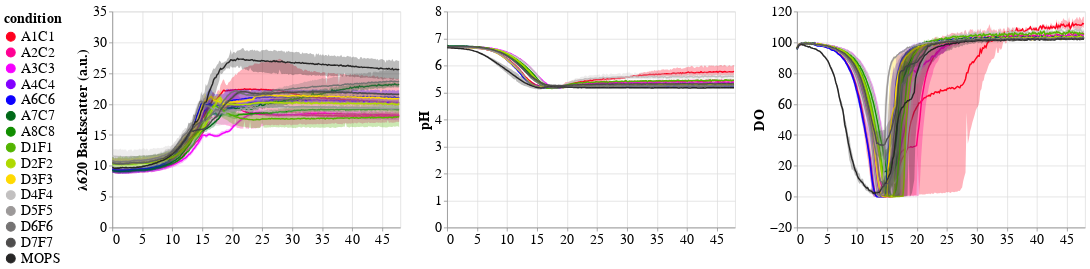

The cell this chart's notebook holds for it:
### Code cell
od=lectorfig('mean(OD600)',"\u03BB620 Backscatter (a.u.)",35,0)
ph=lectorfig('mean(pH)',"pH",8,0)
DO=lectorfig('mean(DO)',"DO",120,-20)
chart2=od|ph|DO
chart2=chart2.configure_axis(
        labelFontSize=20,
        titleFontSize=20
    ).configure_legend(
        labelFontSize=20,
        titleFontSize=20,
        symbolSize=150)
chart2#.save('ARTDBTL4-0.html')

### Figure 1 — Vega-Lite specification as saved in the notebook (floating-point values rounded to 4 significant figures; data arrays with more than 128 entries replaced by an {"elided": "..."} marker saying what was removed)
{"config": {"view": {"continuousWidth": 400, "continuousHeight": 300}, "axis": {"labelFontSize": 20, "titleFontSize": 20}, "legend": {"labelFontSize": 20, "symbolSize": 150, "titleFontSize": 20}}, "hconcat": [{"layer": [{"mark": {"type": "line", "opacity": 1}, "encoding": {"color": {"type": "nominal", "field": "condition", "legend": {"columns": 1, "orient": "left", "symbolLimit": 0}, "scale": {"range": ["#ff001e", "#ff0093", "#f600ff", "#8200ff", "#0d00ff", "#006918", "#118e00", "#53b400", "#afd900", "#ffd900", "#c2c0c0", "#9c9999", "#757373", "#4e4d4d", "#272626", "black"]}}, "x": {"type": "quantitative", "axis": {"labels": true}, "field": "Time", "scale": {"domain": [0, 48]}, "title": null}, "y": {"type": "quantitative", "aggregate": "mean", "axis": {"labels": true}, "field": "OD600", "scale": {"domain": [0, 35]}, "title": "λ620 Backscatter (a.u.)"}}}, {"mark": {"type": "errorband", "extent": "ci"}, "encoding": {"color": {"type": "nominal", "field": "condition", "legend": {"columns": 1, "orient": "left", "symbolLimit": 0}, "scale": {"range": ["#ff001e", "#ff0093", "#f600ff", "#8200ff", "#0d00ff", "#006918", "#118e00", "#53b400", "#afd900", "#ffd900", "#c2c0c0", "#9c9999", "#757373", "#4e4d4d", "#272626", "black"]}}, "x": {"type": "quantitative", "axis": {"labels": true}, "field": "Time", "scale": {"domain": [0, 48]}, "title": null}, "y": {"type": "quantitative", "aggregate": "mean", "axis": {"labels": true}, "field": "OD600", "scale": {"domain": [0, 35]}, "title": "λ620 Backscatter (a.u.)"}}}, {"layer": [{"mark": {"type": "line", "opacity": 1}, "encoding": {"color": {"type": "nominal", "field": "condition", "legend": {"columns": 1, "orient": "left", "symbolLimit": 0}, "scale": {"range": ["#ff001e", "#ff0093", "#f600ff", "#8200ff", "#0d00ff", "#006918", "#118e00", "#53b400", "#afd900", "#ffd900", "#c2c0c0", "#9c9999", "#757373", "#4e4d4d", "#272626", "black"]}}, "x": {"type": "quantitative", "axis": {"labels": true}, "field": "Time", "scale": {"domain": [0, 48]}, "title": null}, "y": {"type": "quantitative", "aggregate": "mean", "axis": {"labels": true}, "field": "OD600", "scale": {"domain": [0, 35]}, "title": "λ620 Backscatter (a.u.)"}}}, {"mark": {"type": "errorband", "extent": "ci"}, "encoding": {"color": {"type": "nominal", "field": "condition", "legend": {"columns": 1, "orient": "left", "symbolLimit": 0}, "scale": {"range": ["#ff001e", "#ff0093", "#f600ff", "#8200ff", "#0d00ff", "#006918", "#118e00", "#53b400", "#afd900", "#ffd900", "#c2c0c0", "#9c9999", "#757373", "#4e4d4d", "#272626", "black"]}}, "x": {"type": "quantitative", "axis": {"labels": true}, "field": "Time", "scale": {"domain": [0, 48]}, "title": null}, "y": {"type": "quantitative", "aggregate": "mean", "axis": {"labels": true}, "field": "OD600", "scale": {"domain": [0, 35]}, "title": "λ620 Backscatter (a.u.)"}}}], "data": {"name": "data-dc3d38b4d410666cc4406c00057bb71d"}}, {"layer": [{"mark": {"type": "line", "opacity": 1}, "encoding": {"color": {"type": "nominal", "field": "condition", "legend": {"columns": 1, "orient": "left", "symbolLimit": 0}, "scale": {"range": ["#ff001e", "#ff0093", "#f600ff", "#8200ff", "#0d00ff", "#006918", "#118e00", "#53b400", "#afd900", "#ffd900", "#c2c0c0", "#9c9999", "#757373", "#4e4d4d", "#272626", "black"]}}, "x": {"type": "quantitative", "axis": {"labels": true}, "field": "Time", "scale": {"domain": [0, 48]}, "title": null}, "y": {"type": "quantitative", "aggregate": "mean", "axis": {"labels": true}, "field": "OD600", "scale": {"domain": [0, 35]}, "title": "λ620 Backscatter (a.u.)"}}}, {"mark": {"type": "errorband", "extent": "ci"}, "encoding": {"color": {"type": "nominal", "field": "condition", "legend": {"columns": 1, "orient": "left", "symbolLimit": 0}, "scale": {"range": ["#ff001e", "#ff0093", "#f600ff", "#8200ff", "#0d00ff", "#006918", "#118e00", "#53b400", "#afd900", "#ffd900", "#c2c0c0", "#9c9999", "#757373", "#4e4d4d", "#272626", "black"]}}, "x": {"type": "quantitative", "axis": {"labels": true}, "field": "Time", "scale": {"domain": [0, 48]}, "title": null}, "y": {"type": "quantitative", "aggregate": "mean", "axis": {"labels": true}, "field": "OD600", "scale": {"domain": [0, 35]}, "title": "λ620 Backscatter (a.u.)"}}}], "data": {"name": "data-79d2126496777d6f2157b3d948f146a3"}}, {"layer": [{"mark": {"type": "line", "opacity": 1}, "encoding": {"color": {"type": "nominal", "field": "condition", "legend": {"columns": 1, "orient": "left", "symbolLimit": 0}, "scale": {"range": ["#ff001e", "#ff0093", "#f600ff", "#8200ff", "#0d00ff", "#006918", "#118e00", "#53b400", "#afd900", "#ffd900", "#c2c0c0", "#9c9999", "#757373", "#4e4d4d", "#272626", "black"]}}, "x": {"type": "quantitative", "axis": {"labels": true}, "field": "Time", "scale": {"domain": [0, 48]}, "title": null}, "y": {"type": "quantitative", "aggregate": "mean", "axis": {"labels": true}, "field": "OD600", "scale": {"domain": [0, 35]}, "title": "λ620 Backscatter (a.u.)"}}}, {"mark": {"type": "errorband", "extent": "ci"}, "encoding": {"color": {"type": "nominal", "field": "condition", "legend": {"columns": 1, "orient": "left", "symbolLimit": 0}, "scale": {"range": ["#ff001e", "#ff0093", "#f600ff", "#8200ff", "#0d00ff", "#006918", "#118e00", "#53b400", "#afd900", "#ffd900", "#c2c0c0", "#9c9999", "#757373", "#4e4d4d", "#272626", "black"]}}, "x": {"type": "quantitative", "axis": {"labels": true}, "field": "Time", "scale": {"domain": [0, 48]}, "title": null}, "y": {"type": "quantitative", "aggregate": "mean", "axis": {"labels": true}, "field": "OD600", "scale": {"domain": [0, 35]}, "title": "λ620 Backscatter (a.u.)"}}}], "data": {"name": "data-05e28876efb530e9327b5f0b7be4d29b"}}, {"layer": [{"mark": {"type": "line", "opacity": 1}, "encoding": {"color": {"type": "nominal", "field": "condition", "legend": {"columns": 1, "orient": "left", "symbolLimit": 0}, "scale": {"range": ["#ff001e", "#ff0093", "#f600ff", "#8200ff", "#0d00ff", "#006918", "#118e00", "#53b400", "#afd900", "#ffd900", "#c2c0c0", "#9c9999", "#757373", "#4e4d4d", "#272626", "black"]}}, "x": {"type": "quantitative", "axis": {"labels": true}, "field": "Time", "scale": {"domain": [0, 48]}, "title": null}, "y": {"type": "quantitative", "aggregate": "mean", "axis": {"labels": true}, "field": "OD600", "scale": {"domain": [0, 35]}, "title": "λ620 Backscatter (a.u.)"}}}, {"mark": {"type": "errorband", "extent": "ci"}, "encoding": {"color": {"type": "nominal", "field": "condition", "legend": {"columns": 1, "orient": "left", "symbolLimit": 0}, "scale": {"range": ["#ff001e", "#ff0093", "#f600ff", "#8200ff", "#0d00ff", "#006918", "#118e00", "#53b400", "#afd900", "#ffd900", "#c2c0c0", "#9c9999", "#757373", "#4e4d4d", "#272626", "black"]}}, "x": {"type": "quantitative", "axis": {"labels": true}, "field": "Time", "scale": {"domain": [0, 48]}, "title": null}, "y": {"type": "quantitative", "aggregate": "mean", "axis": {"labels": true}, "field": "OD600", "scale": {"domain": [0, 35]}, "title": "λ620 Backscatter (a.u.)"}}}], "data": {"name": "data-93443882c55992d5dae7ebc4182f18eb"}}]}, {"layer": [{"mark": {"type": "line", "opacity": 1}, "encoding": {"color": {"type": "nominal", "field": "condition", "legend": {"columns": 1, "orient": "left", "symbolLimit": 0}, "scale": {"range": ["#ff001e", "#ff0093", "#f600ff", "#8200ff", "#0d00ff", "#006918", "#118e00", "#53b400", "#afd900", "#ffd900", "#c2c0c0", "#9c9999", "#757373", "#4e4d4d", "#272626", "black"]}}, "x": {"type": "quantitative", "axis": {"labels": true}, "field": "Time", "scale": {"domain": [0, 48]}, "title": null}, "y": {"type": "quantitative", "aggregate": "mean", "axis": {"labels": true}, "field": "pH", "scale": {"domain": [0, 8]}, "title": "pH"}}}, {"mark": {"type": "errorband", "extent": "ci"}, "encoding": {"color": {"type": "nominal", "field": "condition", "legend": {"columns": 1, "orient": "left", "symbolLimit": 0}, "scale": {"range": ["#ff001e", "#ff0093", "#f600ff", "#8200ff", "#0d00ff", "#006918", "#118e00", "#53b400", "#afd900", "#ffd900", "#c2c0c0", "#9c9999", "#757373", "#4e4d4d", "#272626", "black"]}}, "x": {"type": "quantitative", "axis": {"labels": true}, "field": "Time", "scale": {"domain": [0, 48]}, "title": null}, "y": {"type": "quantitative", "aggregate": "mean", "axis": {"labels": true}, "field": "pH", "scale": {"domain": [0, 8]}, "title": "pH"}}}, {"layer": [{"mark": {"type": "line", "opacity": 1}, "encoding": {"color": {"type": "nominal", "field": "condition", "legend": {"columns": 1, "orient": "left", "symbolLimit": 0}, "scale": {"range": ["#ff001e", "#ff0093", "#f600ff", "#8200ff", "#0d00ff", "#006918", "#118e00", "#53b400", "#afd900", "#ffd900", "#c2c0c0", "#9c9999", "#757373", "#4e4d4d", "#272626", "black"]}}, "x": {"type": "quantitative", "axis": {"labels": true}, "field": "Time", "scale": {"domain": [0, 48]}, "title": null}, "y": {"type": "quantitative", "aggregate": "mean", "axis": {"labels": true}, "field": "pH", "scale": {"domain": [0, 8]}, "title": "pH"}}}, {"mark": {"type": "errorband", "extent": "ci"}, "encoding": {"color": {"type": "nominal", "field": "condition", "legend": {"columns": 1, "orient": "left", "symbolLimit": 0}, "scale": {"range": ["#ff001e", "#ff0093", "#f600ff", "#8200ff", "#0d00ff", "#006918", "#118e00", "#53b400", "#afd900", "#ffd900", "#c2c0c0", "#9c9999", "#757373", "#4e4d4d", "#272626", "black"]}}, "x": {"type": "quantitative", "axis": {"labels": true}, "field": "Time", "scale": {"domain": [0, 48]}, "title": null}, "y": {"type": "quantitative", "aggregate": "mean", "axis": {"labels": true}, "field": "pH", "scale": {"domain": [0, 8]}, "title": "pH"}}}], "data": {"name": "data-dc3d38b4d410666cc4406c00057bb71d"}}, {"layer": [{"mark": {"type": "line", "opacity": 1}, "encoding": {"color": {"type": "nominal", "field": "condition", "legend": {"columns": 1, "orient": "left", "symbolLimit": 0}, "scale": {"range": ["#ff001e", "#ff0093", "#f600ff", "#8200ff", "#0d00ff", "#006918", "#118e00", "#53b400", "#afd900", "#ffd900", "#c2c0c0", "#9c9999", "#757373", "#4e4d4d", "#272626", "black"]}}, "x": {"type": "quantitative", "axis": {"labels": true}, "field": "Time", "scale": {"domain": [0, 48]}, "title": null}, "y": {"type": "quantitative", "aggregate": "mean", "axis": {"labels": true}, "field": "pH", "scale": {"domain": [0, 8]}, "title": "pH"}}}, {"mark": {"type": "errorband", "extent": "ci"}, "encoding": {"color": {"type": "nominal", "field": "condition", "legend": {"columns": 1, "orient": "left", "symbolLimit": 0}, "scale": {"range": ["#ff001e", "#ff0093", "#f600ff", "#8200ff", "#0d00ff", "#006918", "#118e00", "#53b400", "#afd900", "#ffd900", "#c2c0c0", "#9c9999", "#757373", "#4e4d4d", "#272626", "black"]}}, "x": {"type": "quantitative", "axis": {"labels": true}, "field": "Time", "scale": {"domain": [0, 48]}, "title": null}, "y": {"type": "quantitative", "aggregate": "mean", "axis": {"labels": true}, "field": "pH", "scale": {"domain": [0, 8]}, "title": "pH"}}}], "data": {"name": "data-79d2126496777d6f2157b3d948f146a3"}}, {"layer": [{"mark": {"type": "line", "opacity": 1}, "encoding": {"color": {"type": "nominal", "field": "condition", "legend": {"columns": 1, "orient": "left", "symbolLimit": 0}, "scale": {"range": ["#ff001e", "#ff0093", "#f600ff", "#8200ff", "#0d00ff", "#006918", "#118e00", "#53b400", "#afd900", "#ffd900", "#c2c0c0", "#9c9999", "#757373", "#4e4d4d", "#272626", "black"]}}, "x": {"type": "quantitative", "axis": {"labels": true}, "field": "Time", "scale": {"domain": [0, 48]}, "title": null}, "y": {"type": "quantitative", "aggregate": "mean", "axis": {"labels": true}, "field": "pH", "scale": {"domain": [0, 8]}, "title": "pH"}}}, {"mark": {"type": "errorband", "extent": "ci"}, "encoding": {"color": {"type": "nominal", "field": "condition", "legend": {"columns": 1, "orient": "left", "symbolLimit": 0}, "scale": {"range": ["#ff001e", "#ff0093", "#f600ff", "#8200ff", "#0d00ff", "#006918", "#118e00", "#53b400", "#afd900", "#ffd900", "#c2c0c0", "#9c9999", "#757373", "#4e4d4d", "#272626", "black"]}}, "x": {"type": "quantitative", "axis": {"labels": true}, "field": "Time", "scale": {"domain": [0, 48]}, "title": null}, "y": {"type": "quantitative", "aggregate": "mean", "axis": {"labels": true}, "field": "pH", "scale": {"domain": [0, 8]}, "title": "pH"}}}], "data": {"name": "data-05e28876efb530e9327b5f0b7be4d29b"}}, {"layer": [{"mark": {"type": "line", "opacity": 1}, "encoding": {"color": {"type": "nominal", "field": "condition", "legend": {"columns": 1, "orient": "left", "symbolLimit": 0}, "scale": {"range": ["#ff001e", "#ff0093", "#f600ff", "#8200ff", "#0d00ff", "#006918", "#118e00", "#53b400", "#afd900", "#ffd900", "#c2c0c0", "#9c9999", "#757373", "#4e4d4d", "#272626", "black"]}}, "x": {"type": "quantitative", "axis": {"labels": true}, "field": "Time", "scale": {"domain": [0, 48]}, "title": null}, "y": {"type": "quantitative", "aggregate": "mean", "axis": {"labels": true}, "field": "pH", "scale": {"domain": [0, 8]}, "title": "pH"}}}, {"mark": {"type": "errorband", "extent": "ci"}, "encoding": {"color": {"type": "nominal", "field": "condition", "legend": {"columns": 1, "orient": "left", "symbolLimit": 0}, "scale": {"range": ["#ff001e", "#ff0093", "#f600ff", "#8200ff", "#0d00ff", "#006918", "#118e00", "#53b400", "#afd900", "#ffd900", "#c2c0c0", "#9c9999", "#757373", "#4e4d4d", "#272626", "black"]}}, "x": {"type": "quantitative", "axis": {"labels": true}, "field": "Time", "scale": {"domain": [0, 48]}, "title": null}, "y": {"type": "quantitative", "aggregate": "mean", "axis": {"labels": true}, "field": "pH", "scale": {"domain": [0, 8]}, "title": "pH"}}}], "data": {"name": "data-93443882c55992d5dae7ebc4182f18eb"}}]}, {"layer": [{"mark": {"type": "line", "opacity": 1}, "encoding": {"color": {"type": "nominal", "field": "condition", "legend": {"columns": 1, "orient": "left", "symbolLimit": 0}, "scale": {"range": ["#ff001e", "#ff0093", "#f600ff", "#8200ff", "#0d00ff", "#006918", "#118e00", "#53b400", "#afd900", "#ffd900", "#c2c0c0", "#9c9999", "#757373", "#4e4d4d", "#272626", "black"]}}, "x": {"type": "quantitative", "axis": {"labels": true}, "field": "Time", "scale": {"domain": [0, 48]}, "title": null}, "y": {"type": "quantitative", "aggregate": "mean", "axis": {"labels": true}, "field": "DO", "scale": {"domain": [-20, 120]}, "title": "DO"}}}, {"mark": {"type": "errorband", "extent": "ci"}, "encoding": {"color": {"type": "nominal", "field": "condition", "legend": {"columns": 1, "orient": "left", "symbolLimit": 0}, "scale": {"range": ["#ff001e", "#ff0093", "#f600ff", "#8200ff", "#0d00ff", "#006918", "#118e00", "#53b400", "#afd900", "#ffd900", "#c2c0c0", "#9c9999", "#757373", "#4e4d4d", "#272626", "black"]}}, "x": {"type": "quantitative", "axis": {"labels": true}, "field": "Time", "scale": {"domain": [0, 48]}, "title": null}, "y": {"type": "quantitative", "aggregate": "mean", "axis": {"labels": true}, "field": "DO", "scale": {"domain": [-20, 120]}, "title": "DO"}}}, {"layer": [{"mark": {"type": "line", "opacity": 1}, "encoding": {"color": {"type": "nominal", "field": "condition", "legend": {"columns": 1, "orient": "left", "symbolLimit": 0}, "scale": {"range": ["#ff001e", "#ff0093", "#f600ff", "#8200ff", "#0d00ff", "#006918", "#118e00", "#53b400", "#afd900", "#ffd900", "#c2c0c0", "#9c9999", "#757373", "#4e4d4d", "#272626", "black"]}}, "x": {"type": "quantitative", "axis": {"labels": true}, "field": "Time", "scale": {"domain": [0, 48]}, "title": null}, "y": {"type": "quantitative", "aggregate": "mean", "axis": {"labels": true}, "field": "DO", "scale": {"domain": [-20, 120]}, "title": "DO"}}}, {"mark": {"type": "errorband", "extent": "ci"}, "encoding": {"color": {"type": "nominal", "field": "condition", "legend": {"columns": 1, "orient": "left", "symbolLimit": 0}, "scale": {"range": ["#ff001e", "#ff0093", "#f600ff", "#8200ff", "#0d00ff", "#006918", "#118e00", "#53b400", "#afd900", "#ffd900", "#c2c0c0", "#9c9999", "#757373", "#4e4d4d", "#272626", "black"]}}, "x": {"type": "quantitative", "axis": {"labels": true}, "field": "Time", "scale": {"domain": [0, 48]}, "title": null}, "y": {"type": "quantitative", "aggregate": "mean", "axis": {"labels": true}, "field": "DO", "scale": {"domain": [-20, 120]}, "title": "DO"}}}], "data": {"name": "data-dc3d38b4d410666cc4406c00057bb71d"}}, {"layer": [{"mark": {"type": "line", "opacity": 1}, "encoding": {"color": {"type": "nominal", "field": "condition", "legend": {"columns": 1, "orient": "left", "symbolLimit": 0}, "scale": {"range": ["#ff001e", "#ff0093", "#f600ff", "#8200ff", "#0d00ff", "#006918", "#118e00", "#53b400", "#afd900", "#ffd900", "#c2c0c0", "#9c9999", "#757373", "#4e4d4d", "#272626", "black"]}}, "x": {"type": "quantitative", "axis": {"labels": true}, "field": "Time", "scale": {"domain": [0, 48]}, "title": null}, "y": {"type": "quantitative", "aggregate": "mean", "axis": {"labels": true}, "field": "DO", "scale": {"domain": [-20, 120]}, "title": "DO"}}}, {"mark": {"type": "errorband", "extent": "ci"}, "encoding": {"color": {"type": "nominal", "field": "condition", "legend": {"columns": 1, "orient": "left", "symbolLimit": 0}, "scale": {"range": ["#ff001e", "#ff0093", "#f600ff", "#8200ff", "#0d00ff", "#006918", "#118e00", "#53b400", "#afd900", "#ffd900", "#c2c0c0", "#9c9999", "#757373", "#4e4d4d", "#272626", "black"]}}, "x": {"type": "quantitative", "axis": {"labels": true}, "field": "Time", "scale": {"domain": [0, 48]}, "title": null}, "y": {"type": "quantitative", "aggregate": "mean", "axis": {"labels": true}, "field": "DO", "scale": {"domain": [-20, 120]}, "title": "DO"}}}], "data": {"name": "data-79d2126496777d6f2157b3d948f146a3"}}, {"layer": [{"mark": {"type": "line", "opacity": 1}, "encoding": {"color": {"type": "nominal", "field": "condition", "legend": {"columns": 1, "orient": "left", "symbolLimit": 0}, "scale": {"range": ["#ff001e", "#ff0093", "#f600ff", "#8200ff", "#0d00ff", "#006918", "#118e00", "#53b400", "#afd900", "#ffd900", "#c2c0c0", "#9c9999", "#757373", "#4e4d4d", "#272626", "black"]}}, "x": {"type": "quantitative", "axis": {"labels": true}, "field": "Time", "scale": {"domain": [0, 48]}, "title": null}, "y": {"type": "quantitative", "aggregate": "mean", "axis": {"labels": true}, "field": "DO", "scale": {"domain": [-20, 120]}, "title": "DO"}}}, {"mark": {"type": "errorband", "extent": "ci"}, "encoding": {"color": {"type": "nominal", "field": "condition", "legend": {"columns": 1, "orient": "left", "symbolLimit": 0}, "scale": {"range": ["#ff001e", "#ff0093", "#f600ff", "#8200ff", "#0d00ff", "#006918", "#118e00", "#53b400", "#afd900", "#ffd900", "#c2c0c0", "#9c9999", "#757373", "#4e4d4d", "#272626", "black"]}}, "x": {"type": "quantitative", "axis": {"labels": true}, "field": "Time", "scale": {"domain": [0, 48]}, "title": null}, "y": {"type": "quantitative", "aggregate": "mean", "axis": {"labels": true}, "field": "DO", "scale": {"domain": [-20, 120]}, "title": "DO"}}}], "data": {"name": "data-05e28876efb530e9327b5f0b7be4d29b"}}, {"layer": [{"mark": {"type": "line", "opacity": 1}, "encoding": {"color": {"type": "nominal", "field": "condition", "legend": {"columns": 1, "orient": "left", "symbolLimit": 0}, "scale": {"range": ["#ff001e", "#ff0093", "#f600ff", "#8200ff", "#0d00ff", "#006918", "#118e00", "#53b400", "#afd900", "#ffd900", "#c2c0c0", "#9c9999", "#757373", "#4e4d4d", "#272626", "black"]}}, "x": {"type": "quantitative", "axis": {"labels": true}, "field": "Time", "scale": {"domain": [0, 48]}, "title": null}, "y": {"type": "quantitative", "aggregate": "mean", "axis": {"labels": true}, "field": "DO", "scale": {"domain": [-20, 120]}, "title": "DO"}}}, {"mark": {"type": "errorband", "extent": "ci"}, "encoding": {"color": {"type": "nominal", "field": "condition", "legend": {"columns": 1, "orient": "left", "symbolLimit": 0}, "scale": {"range": ["#ff001e", "#ff0093", "#f600ff", "#8200ff", "#0d00ff", "#006918", "#118e00", "#53b400", "#afd900", "#ffd900", "#c2c0c0", "#9c9999", "#757373", "#4e4d4d", "#272626", "black"]}}, "x": {"type": "quantitative", "axis": {"labels": true}, "field": "Time", "scale": {"domain": [0, 48]}, "title": null}, "y": {"type": "quantitative", "aggregate": "mean", "axis": {"labels": true}, "field": "DO", "scale": {"domain": [-20, 120]}, "title": "DO"}}}], "data": {"name": "data-93443882c55992d5dae7ebc4182f18eb"}}]}], "data": {"name": "data-3dac0f4c6369e9296a95232a0ef91393"}, "$schema": "https://vega.github.io/schema/vega-lite/v4.8.1.json", "datasets": {"data-3dac0f4c6369e9296a95232a0ef91393": {"elided": "2277 records"}, "data-dc3d38b4d410666cc4406c00057bb71d": {"elided": "2277 records"}, "data-79d2126496777d6f2157b3d948f146a3": {"elided": "1518 records"}, "data-05e28876efb530e9327b5f0b7be4d29b": {"elided": "2277 records"}, "data-93443882c55992d5dae7ebc4182f18eb": {"elided": "3036 records"}}}
